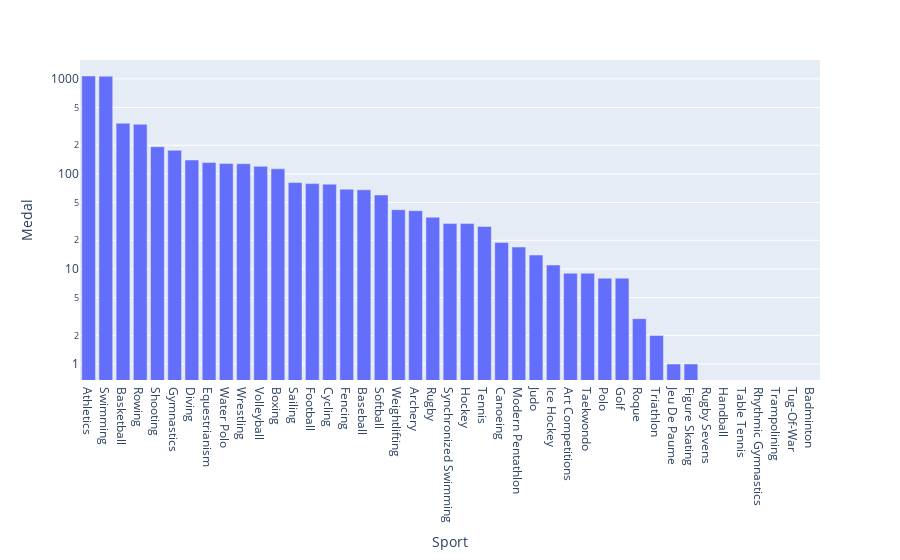

The cell this chart's notebook holds for it:
### Code cell
summer_con = ["Summer"] #same logic df_winter and df_usa

df_summer = df_USA[df_USA["Season"].isin(summer_con)]

df_summer = df_summer[["Sport", "Medal"]].groupby("Sport").count().reset_index().sort_index().sort_values(by="Medal", ascending= False)



fig = px.bar(df_summer, x= "Sport", y="Medal", log_y=True) #making logaretmic might be confusing 

fig.show()

### Figure 1 — Plotly figure (JSON) as saved in the notebook; plotly's stock layout.template omitted (floating-point values rounded to 4 significant figures)
{"data": [{"alignmentgroup": "True", "hovertemplate": "Sport=%{x}<br>Medal=%{y}<extra></extra>", "legendgroup": "", "marker": {"color": "#636efa", "pattern": {"shape": ""}}, "name": "", "offsetgroup": "", "orientation": "v", "showlegend": false, "textposition": "auto", "type": "bar", "x": ["Athletics", "Swimming", "Basketball", "Rowing", "Shooting", "Gymnastics", "Diving", "Equestrianism", "Water Polo", "Wrestling", "Volleyball", "Boxing", "Sailing", "Football", "Cycling", "Fencing", "Baseball", "Softball", "Weightlifting", "Archery", "Rugby", "Synchronized Swimming", "Hockey", "Tennis", "Canoeing", "Modern Pentathlon", "Judo", "Ice Hockey", "Art Competitions", "Taekwondo", "Polo", "Golf", "Roque", "Triathlon", "Jeu De Paume", "Figure Skating", "Rugby Sevens", "Handball", "Table Tennis", "Rhythmic Gymnastics", "Trampolining", "Tug-Of-War", "Badminton"], "xaxis": "x", "y": [1071, 1066, 341, 333, 193, 177, 140, 132, 129, 128, 120, 113, 81, 79, 78, 69, 68, 60, 42, 41, 35, 30, 30, 28, 19, 17, 14, 11, 9, 9, 8, 8, 3, 2, 1, 1, 0, 0, 0, 0, 0, 0, 0], "yaxis": "y"}], "layout": {"barmode": "relative", "legend": {"tracegroupgap": 0}, "margin": {"t": 60}, "xaxis": {"anchor": "y", "domain": [0, 1], "title": {"text": "Sport"}}, "yaxis": {"anchor": "x", "domain": [0, 1], "title": {"text": "Medal"}, "type": "log"}}}
